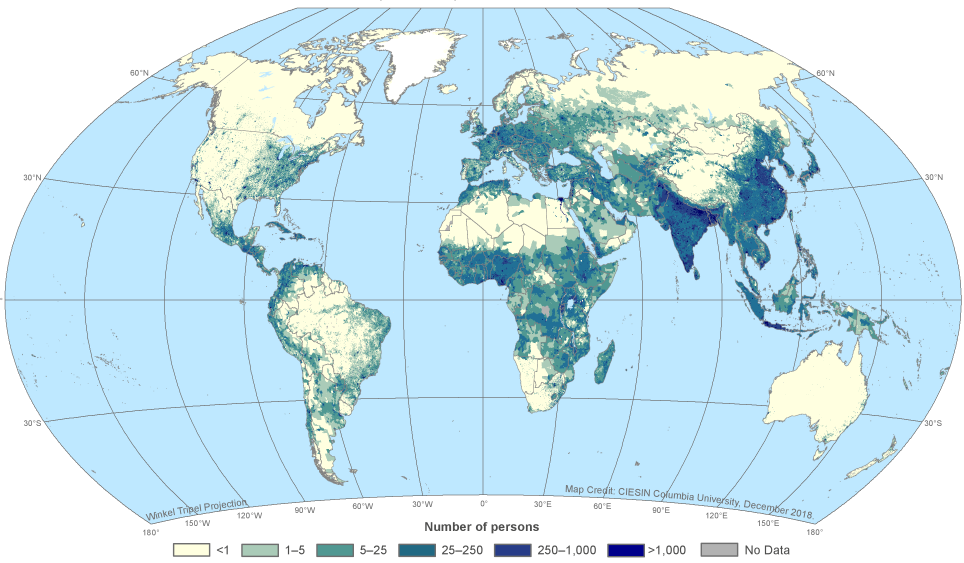
#> input picture src/images/VerdenPopMindre.png, 2890 x 1688 px (shown at 1/3 size)
$ python get_colors.py
#> lines starting #> are read from the running program, lines starting #| are printed output that depends on the picture; after the words box and inside, x2 and y2 are one past the last pixel; in counts of white or black regions, pixels touching at a corner belong together
import cv2
import numpy as np

image = cv2.imread('./images/VerdenPopMindre.png')
#> image is the input picture: shape (1688, 2890, 3); mean B, G, R 236.6, 226.8, 199.2
population15 = np.array([184, 203, 170])
population15_mask = cv2.inRange(image, population15, population15)
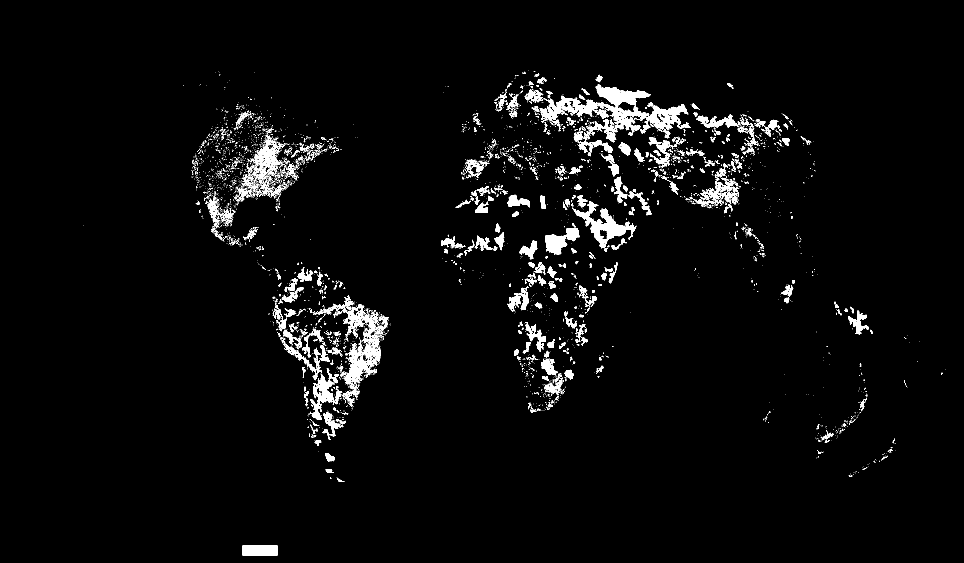
#> population15_mask: shape (1688, 2890) (shown at 1/3 size); 3% white; 5502 white regions (4954 under 20 px), largest, box (x1, y1, x2, y2) and area: (1619, 252, 2065, 391) 17677, (1024, 901, 1163, 1193) 8997, (1716, 603, 1878, 731) 6534
population15_mask_points = cv2.findNonZero(population15_mask).tolist()
#> population15_mask_points = 146082 items
